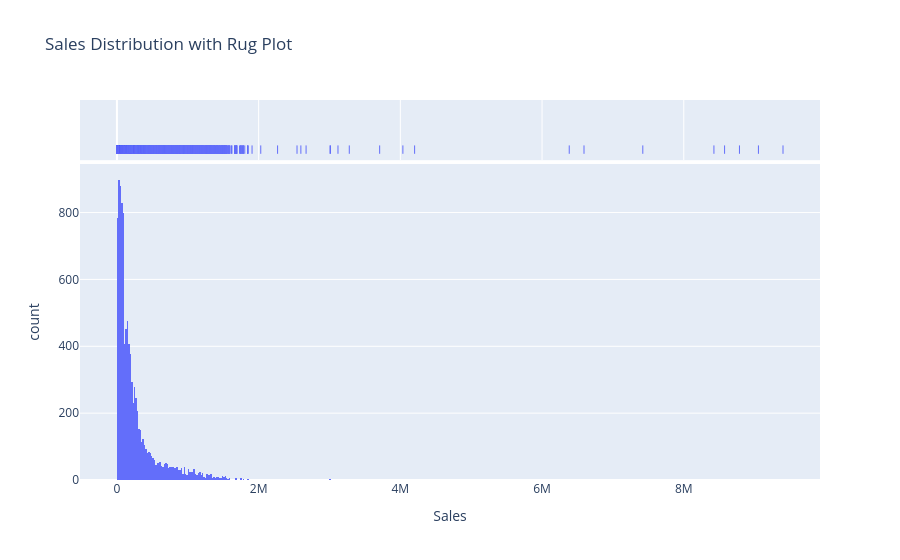

The cell this chart's notebook holds for it:
### Markdown cell above
**Code Cell 8
Histogram + Rug Plot**

### Code cell
fig = px.histogram(

    df,

    x="Sales",

    marginal="rug",

    title="Sales Distribution with Rug Plot"

)

fig.show()
# Rug Plot har individual observation ko chhoti lines ke form me dikhata hai.

### Figure 1 — Plotly figure (JSON) as saved in the notebook; plotly's stock layout.template omitted (floating-point values rounded to 4 significant figures; data arrays with more than 128 entries replaced by an {"elided": "..."} marker saying what was removed)
{"data": [{"bingroup": "x", "hovertemplate": "Sales=%{x}<br>count=%{y}<extra></extra>", "legendgroup": "", "marker": {"color": "#636efa", "pattern": {"shape": ""}}, "name": "", "orientation": "v", "showlegend": false, "type": "histogram", "x": {"elided": "10100 float values"}, "xaxis": "x", "yaxis": "y"}, {"boxpoints": "all", "fillcolor": "rgba(255,255,255,0)", "hoveron": "points", "hovertemplate": "Sales=%{x}<extra></extra>", "jitter": 0, "legendgroup": "", "line": {"color": "rgba(255,255,255,0)"}, "marker": {"color": "#636efa", "symbol": "line-ns-open"}, "name": "", "showlegend": false, "type": "box", "x": {"elided": "10100 float values"}, "xaxis": "x2", "yaxis": "y2"}], "layout": {"barmode": "relative", "legend": {"tracegroupgap": 0}, "title": {"text": "Sales Distribution with Rug Plot"}, "xaxis": {"anchor": "y", "domain": [0, 1], "title": {"text": "Sales"}}, "xaxis2": {"anchor": "y2", "domain": [0, 1], "matches": "x", "showgrid": true, "showticklabels": false}, "yaxis": {"anchor": "x", "domain": [0, 0.8316], "title": {"text": "count"}}, "yaxis2": {"anchor": "x2", "domain": [0.8416, 1], "matches": "y2", "showgrid": false, "showline": false, "showticklabels": false, "ticks": ""}}}
